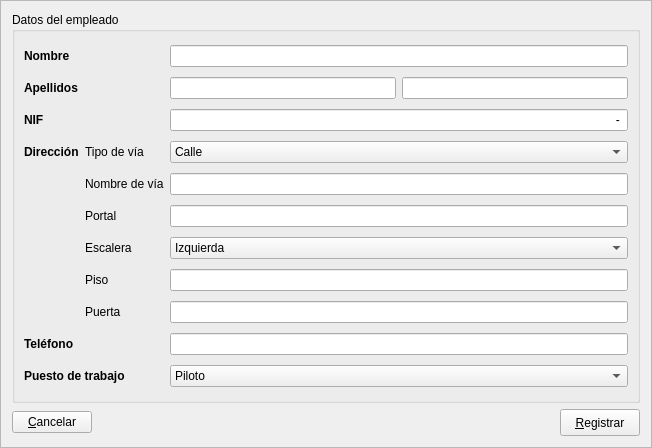
<?xml version="1.0" encoding="UTF-8"?>
<ui version="4.0">
 <class>FRegistrarempleado</class>
 <widget class="QFrame" name="FRegistrarempleado">
  <property name="geometry">
   <rect>
    <x>0</x>
    <y>0</y>
    <width>652</width>
    <height>448</height>
   </rect>
  </property>
  <property name="windowTitle">
   <string>Frame</string>
  </property>
  <property name="frameShape">
   <enum>QFrame::StyledPanel</enum>
  </property>
  <property name="frameShadow">
   <enum>QFrame::Raised</enum>
  </property>
  <layout class="QVBoxLayout" name="verticalLayout">
   <item>
    <widget class="QGroupBox" name="groupBox">
     <property name="title">
      <string>Datos del empleado</string>
     </property>
     <layout class="QGridLayout" name="gridLayout">
      <item row="0" column="0">
       <widget class="QLabel" name="label">
        <property name="font">
         <font>
          <pointsize>9</pointsize>
          <weight>75</weight>
          <bold>true</bold>
         </font>
        </property>
        <property name="text">
         <string>Nombre</string>
        </property>
       </widget>
      </item>
      <item row="0" column="2">
       <widget class="QLineEdit" name="le_nombre">
        <property name="maximumSize">
         <size>
          <width>600000</width>
          <height>16777215</height>
         </size>
        </property>
        <property name="text">
         <string/>
        </property>
        <property name="maxLength">
         <number>20</number>
        </property>
        <property name="alignment">
         <set>Qt::AlignRight|Qt::AlignTrailing|Qt::AlignVCenter</set>
        </property>
       </widget>
      </item>
      <item row="1" column="0">
       <widget class="QLabel" name="label_2">
        <property name="font">
         <font>
          <pointsize>9</pointsize>
          <weight>75</weight>
          <bold>true</bold>
         </font>
        </property>
        <property name="text">
         <string>Apellidos</string>
        </property>
       </widget>
      </item>
      <item row="1" column="2">
       <layout class="QHBoxLayout" name="horizontalLayout_2">
        <item>
         <widget class="QLineEdit" name="le_apellido1">
          <property name="maximumSize">
           <size>
            <width>600000</width>
            <height>16777215</height>
           </size>
          </property>
          <property name="text">
           <string/>
          </property>
          <property name="maxLength">
           <number>20</number>
          </property>
          <property name="alignment">
           <set>Qt::AlignRight|Qt::AlignTrailing|Qt::AlignVCenter</set>
          </property>
         </widget>
        </item>
        <item>
         <widget class="QLineEdit" name="le_apellido2">
          <property name="maximumSize">
           <size>
            <width>600000</width>
            <height>16777215</height>
           </size>
          </property>
          <property name="text">
           <string/>
          </property>
          <property name="maxLength">
           <number>20</number>
          </property>
          <property name="alignment">
           <set>Qt::AlignRight|Qt::AlignTrailing|Qt::AlignVCenter</set>
          </property>
         </widget>
        </item>
       </layout>
      </item>
      <item row="2" column="0">
       <widget class="QLabel" name="lbl_nif">
        <property name="font">
         <font>
          <pointsize>9</pointsize>
          <weight>75</weight>
          <bold>true</bold>
         </font>
        </property>
        <property name="text">
         <string>NIF</string>
        </property>
       </widget>
      </item>
      <item row="2" column="2">
       <widget class="QLineEdit" name="le_nif">
        <property name="maximumSize">
         <size>
          <width>600000</width>
          <height>16777215</height>
         </size>
        </property>
        <property name="inputMask">
         <string>&gt;a99999999-A; </string>
        </property>
        <property name="text">
         <string>-</string>
        </property>
        <property name="maxLength">
         <number>11</number>
        </property>
        <property name="alignment">
         <set>Qt::AlignRight|Qt::AlignTrailing|Qt::AlignVCenter</set>
        </property>
        <property name="placeholderText">
         <string/>
        </property>
       </widget>
      </item>
      <item row="3" column="0">
       <widget class="QLabel" name="label_4">
        <property name="font">
         <font>
          <pointsize>9</pointsize>
          <weight>75</weight>
          <bold>true</bold>
         </font>
        </property>
        <property name="text">
         <string>Dirección</string>
        </property>
       </widget>
      </item>
      <item row="3" column="1">
       <widget class="QLabel" name="label_7">
        <property name="text">
         <string>Tipo de vía</string>
        </property>
       </widget>
      </item>
      <item row="3" column="2">
       <widget class="QComboBox" name="cb_tipovia">
        <item>
         <property name="text">
          <string>Calle</string>
         </property>
        </item>
        <item>
         <property name="text">
          <string>Avenida</string>
         </property>
        </item>
        <item>
         <property name="text">
          <string>Paseo</string>
         </property>
        </item>
       </widget>
      </item>
      <item row="4" column="1">
       <widget class="QLabel" name="label_8">
        <property name="text">
         <string>Nombre de vía</string>
        </property>
       </widget>
      </item>
      <item row="4" column="2">
       <widget class="QLineEdit" name="le_via">
        <property name="maximumSize">
         <size>
          <width>600000</width>
          <height>16777215</height>
         </size>
        </property>
        <property name="text">
         <string/>
        </property>
        <property name="maxLength">
         <number>20</number>
        </property>
        <property name="alignment">
         <set>Qt::AlignRight|Qt::AlignTrailing|Qt::AlignVCenter</set>
        </property>
       </widget>
      </item>
      <item row="5" column="1">
       <widget class="QLabel" name="label_9">
        <property name="text">
         <string>Portal</string>
        </property>
       </widget>
      </item>
      <item row="5" column="2">
       <widget class="QLineEdit" name="le_portal">
        <property name="maximumSize">
         <size>
          <width>600000</width>
          <height>16777215</height>
         </size>
        </property>
        <property name="text">
         <string/>
        </property>
        <property name="maxLength">
         <number>20</number>
        </property>
        <property name="alignment">
         <set>Qt::AlignRight|Qt::AlignTrailing|Qt::AlignVCenter</set>
        </property>
       </widget>
      </item>
      <item row="6" column="1">
       <widget class="QLabel" name="label_10">
        <property name="text">
         <string>Escalera</string>
        </property>
       </widget>
      </item>
      <item row="6" column="2">
       <widget class="QComboBox" name="le_esc">
        <item>
         <property name="text">
          <string>Izquierda</string>
         </property>
        </item>
        <item>
         <property name="text">
          <string>Derecha</string>
         </property>
        </item>
        <item>
         <property name="text">
          <string>Centro</string>
         </property>
        </item>
        <item>
         <property name="text">
          <string>-</string>
         </property>
        </item>
       </widget>
      </item>
      <item row="7" column="1">
       <widget class="QLabel" name="label_11">
        <property name="text">
         <string>Piso</string>
        </property>
       </widget>
      </item>
      <item row="7" column="2">
       <widget class="QLineEdit" name="le_piso">
        <property name="maximumSize">
         <size>
          <width>600000</width>
          <height>16777215</height>
         </size>
        </property>
        <property name="text">
         <string/>
        </property>
        <property name="maxLength">
         <number>20</number>
        </property>
        <property name="alignment">
         <set>Qt::AlignRight|Qt::AlignTrailing|Qt::AlignVCenter</set>
        </property>
       </widget>
      </item>
      <item row="8" column="1">
       <widget class="QLabel" name="label_12">
        <property name="text">
         <string>Puerta</string>
        </property>
       </widget>
      </item>
      <item row="8" column="2">
       <widget class="QLineEdit" name="le_puerta">
        <property name="maximumSize">
         <size>
          <width>600000</width>
          <height>16777215</height>
         </size>
        </property>
        <property name="text">
         <string/>
        </property>
        <property name="maxLength">
         <number>20</number>
        </property>
        <property name="alignment">
         <set>Qt::AlignRight|Qt::AlignTrailing|Qt::AlignVCenter</set>
        </property>
       </widget>
      </item>
      <item row="9" column="0">
       <widget class="QLabel" name="label_5">
        <property name="font">
         <font>
          <pointsize>9</pointsize>
          <weight>75</weight>
          <bold>true</bold>
         </font>
        </property>
        <property name="text">
         <string>Teléfono</string>
        </property>
       </widget>
      </item>
      <item row="9" column="2">
       <widget class="QLineEdit" name="le_telefono">
        <property name="maximumSize">
         <size>
          <width>600000</width>
          <height>16777215</height>
         </size>
        </property>
        <property name="text">
         <string/>
        </property>
        <property name="maxLength">
         <number>20</number>
        </property>
        <property name="alignment">
         <set>Qt::AlignRight|Qt::AlignTrailing|Qt::AlignVCenter</set>
        </property>
       </widget>
      </item>
      <item row="10" column="0" colspan="2">
       <widget class="QLabel" name="label_6">
        <property name="font">
         <font>
          <pointsize>9</pointsize>
          <weight>75</weight>
          <bold>true</bold>
         </font>
        </property>
        <property name="text">
         <string>Puesto de trabajo</string>
        </property>
       </widget>
      </item>
      <item row="10" column="2">
       <widget class="QComboBox" name="cb_puesto">
        <property name="sizeAdjustPolicy">
         <enum>QComboBox::AdjustToContents</enum>
        </property>
        <item>
         <property name="text">
          <string>Piloto</string>
         </property>
        </item>
        <item>
         <property name="text">
          <string>Copiloto</string>
         </property>
        </item>
        <item>
         <property name="text">
          <string>Administrativo</string>
         </property>
        </item>
        <item>
         <property name="text">
          <string>Jefe de departamento</string>
         </property>
        </item>
        <item>
         <property name="text">
          <string>Jefe de sección</string>
         </property>
        </item>
        <item>
         <property name="text">
          <string>Mecánico</string>
         </property>
        </item>
        <item>
         <property name="text">
          <string>Personal limpieza</string>
         </property>
        </item>
       </widget>
      </item>
     </layout>
    </widget>
   </item>
   <item>
    <layout class="QHBoxLayout" name="horizontalLayout">
     <property name="sizeConstraint">
      <enum>QLayout::SetMaximumSize</enum>
     </property>
     <item>
      <widget class="QPushButton" name="btn_cancelar">
       <property name="text">
        <string>&amp;Cancelar</string>
       </property>
      </widget>
     </item>
     <item>
      <spacer name="horizontalSpacer">
       <property name="orientation">
        <enum>Qt::Horizontal</enum>
       </property>
       <property name="sizeHint" stdset="0">
        <size>
         <width>438</width>
         <height>20</height>
        </size>
       </property>
      </spacer>
     </item>
     <item>
      <widget class="QPushButton" name="btn_registrar">
       <property name="sizePolicy">
        <sizepolicy hsizetype="Minimum" vsizetype="Minimum">
         <horstretch>0</horstretch>
         <verstretch>0</verstretch>
        </sizepolicy>
       </property>
       <property name="maximumSize">
        <size>
         <width>16777215</width>
         <height>27</height>
        </size>
       </property>
       <property name="text">
        <string>&amp;Registrar</string>
       </property>
      </widget>
     </item>
    </layout>
   </item>
  </layout>
 </widget>
 <resources/>
 <connections/>
</ui>
